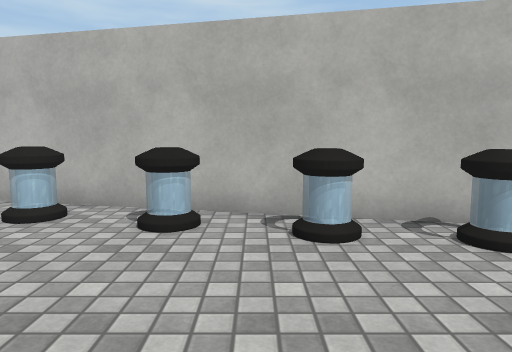
View 1 (above)

18 first-person views from a walk through a Unity game level. The camera is 1.2 m above the floor, tilts 6° down and sees 70° across. The floor is counted in squares, 1 m on a side. Each view is taken from the middle of a square. On the plan, view 1 faces up. The plan holds only what a view shows up to about 15 squares ahead; the rest is blank. The player character is not drawn. Surface patterns are stand-ins for the level's own textures.

View 2
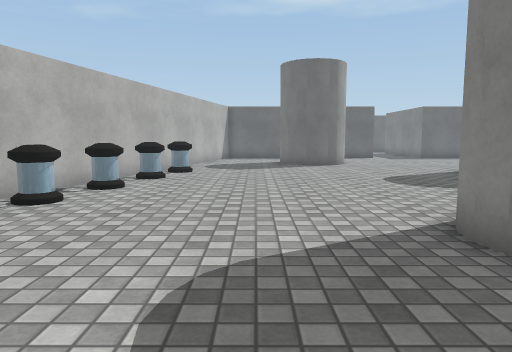

View 3
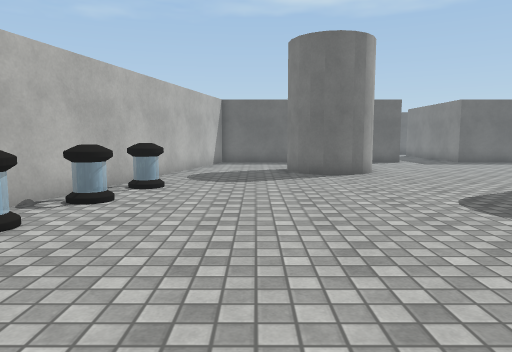

View 4
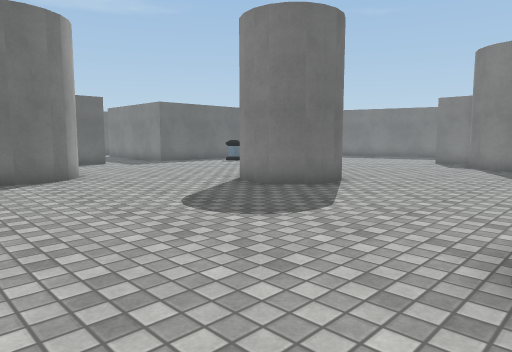

View 5
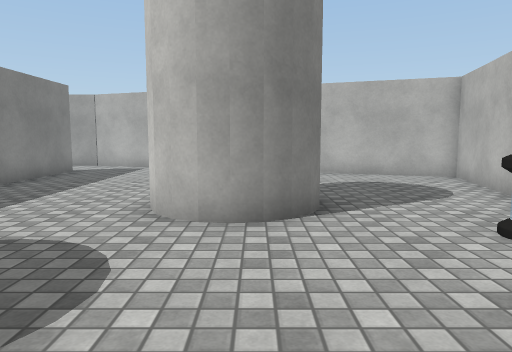

View 6
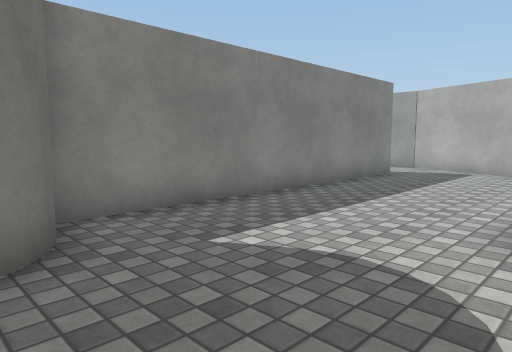

View 7
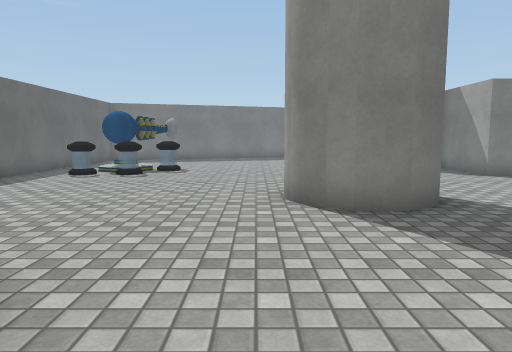

View 8
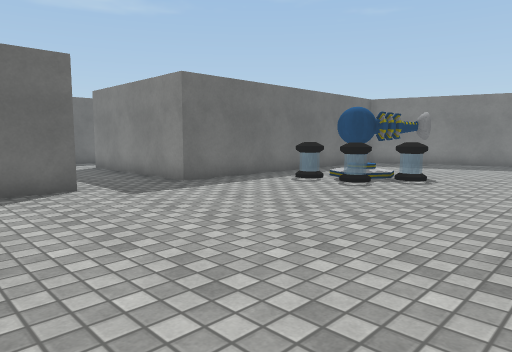

View 9
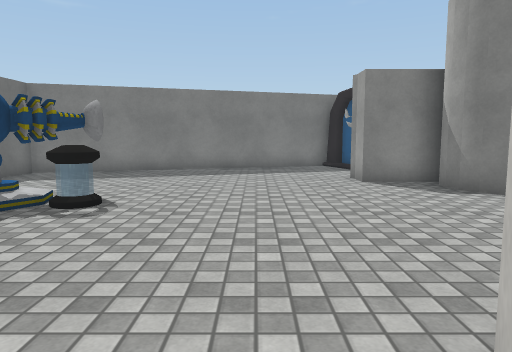

View 10
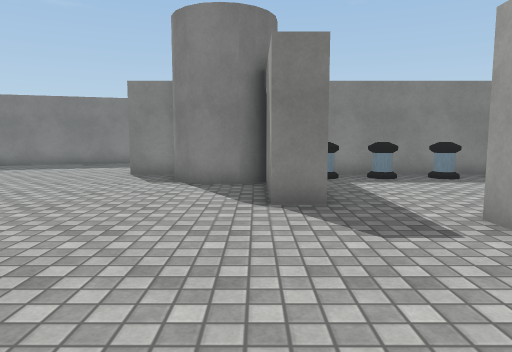

View 11
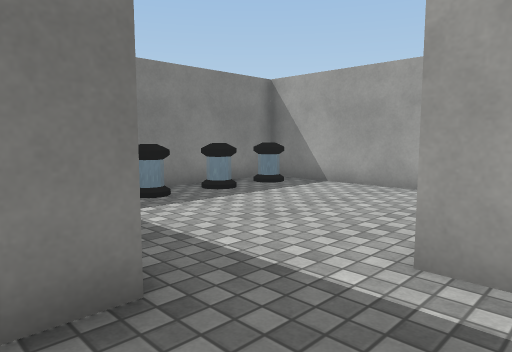

View 12
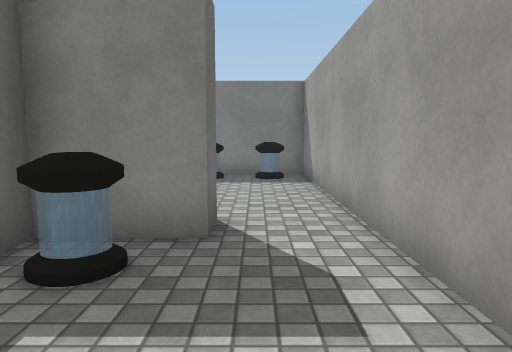

View 13
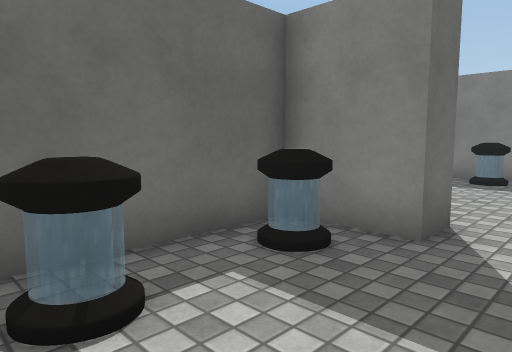

View 14
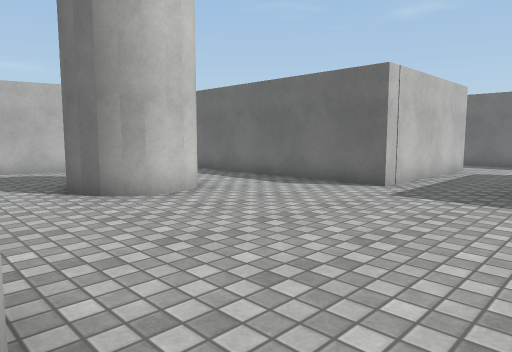

View 15
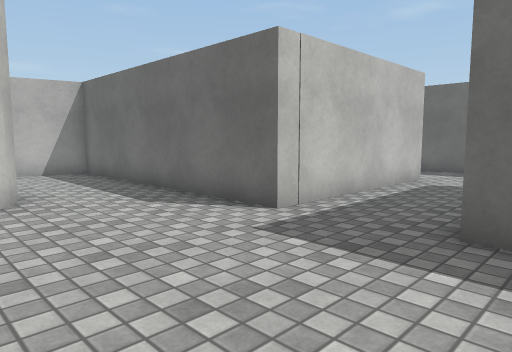

View 16
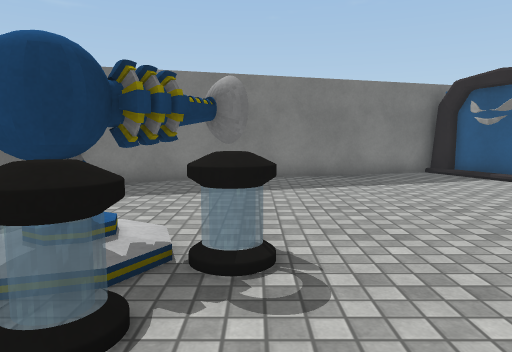

View 17
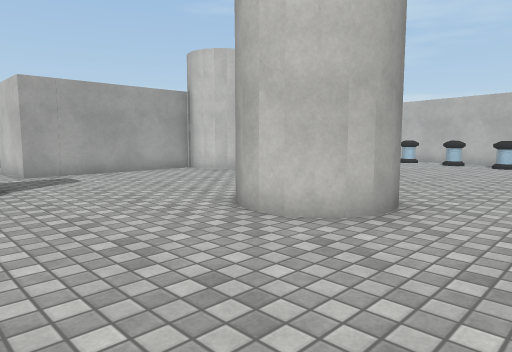

View 18
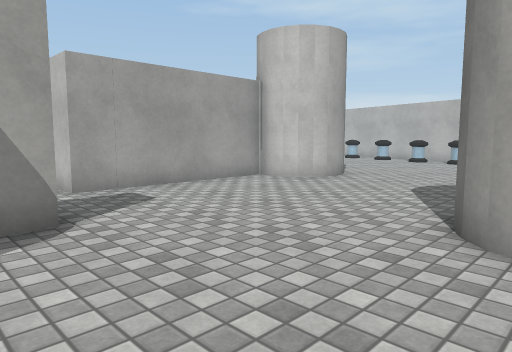

### Floor plan
Ten units are one square. View 1 is at (0, 0); x grows to the right and y downward. Boxes are objects, and circles mark ways between rooms. Rooms are numbered by the first view taken in them; rooms with no view inside come last. Other rooms are left out.
<svg viewBox="-151 -86 421 328">
<path fill="none" stroke="#000" d="M68 73 75 69M65 77 72 70 82 68 90 73 95 81 94 88M64 81 67 75M79 69 86 70M88 71 93 77 94 84M72 97 67 92M91 92 86 97M88 96 84 98 79 99 75 98 68 95 65 88 64 84 65 79M95 86 90 95M15 47 9 54M17 42 12 51 4 55M17 38 16 45M6 54 1 55M-3 54 -3 113M121 37 117 29M16 125 27 125 27 154M125 40 118 33 117 24M117 26 118 19M1 25 6 26 13 29 16 35 16 40M118 22 120 18 123 14 127 12M130 42 123 38M134 42 127 41M-13 36 -10 29 -3 26 4 25M-11 31 -7 28M139 40 132 41M36 153 43 154M50 157 54 166M32 154 41 153 48 156 51 159M143 37 137 41M53 164 54 168 53 173M146 31 144 35 141 39M50 179 71 179 71 188M-43 -8 -47 -4 -51 -2M-41 -12 -44 -5M-42 -24 -40 -14M-44 -28 -40 -19 -42 -9M-52 -31 -47 -29 -43 -25M67 237 176 204 176 98 239 98M239 69 176 69 176 -16 -50 -69M-120 45 -15 45M-64 -72 -101 -81 -115 -42M-134 14 -146 47 -146 58M265 80 265 59M145 143 149 142 152 144M-56 81 -56 115M-34 113 -34 103 -13 103 -13 65M-3 113 -34 113M-56 115 -56 179 8 179"/>
<rect x="-45" y="-65" width="20" height="20" fill="#bbb"><title>other object</title></rect>
<rect x="-15" y="-55" width="10" height="10" fill="#bbb"><title>other object</title></rect>
<rect x="5" y="-55" width="10" height="20" fill="#bbb"><title>other object</title></rect>
<rect x="15" y="-45" width="20" height="10" fill="#bbb"><title>other object</title></rect>
<rect x="35" y="-45" width="20" height="20" fill="#bbb"><title>other object</title></rect>
<rect x="55" y="205" width="20" height="30" fill="#bbb"><title>other object</title></rect>
<rect x="65" y="-35" width="10" height="10" fill="#bbb"><title>other object</title></rect>
<rect x="85" y="-35" width="10" height="20" fill="#bbb"><title>other object</title></rect>
<rect x="125" y="145" width="20" height="20" fill="#bbb"><title>other object</title></rect>
<rect x="125" y="135" width="20" height="20" fill="#bbb"><title>other object</title></rect>
<rect x="135" y="125" width="10" height="10" fill="#bbb"><title>other object</title></rect>
<rect x="145" y="125" width="20" height="10" fill="#bbb"><title>other object</title></rect>
<rect x="-35" y="85" width="20" height="10" fill="#bbb"><title>other object</title></rect>
<rect x="-35" y="65" width="20" height="10" fill="#bbb"><title>other object</title></rect>
<rect x="-55" y="165" width="20" height="10" fill="#bbb"><title>other object</title></rect>
<rect x="-35" y="165" width="20" height="10" fill="#bbb"><title>other object</title></rect>
<rect x="-15" y="165" width="20" height="10" fill="#bbb"><title>other object</title></rect>
<rect x="5" y="165" width="10" height="10" fill="#bbb"><title>other object</title></rect>
<circle cx="10" cy="120" r="3" fill="#2a7"/>
<circle cx="-45" cy="105" r="3" fill="#2a7"/>
<text x="60" y="70">1</text>
<text x="-40" y="80">2</text>
<text x="-20" y="150">3</text>
</svg>
Room 1 opens to room 3. Room 2 opens to room 3.

Where each view was taken, in squares from view 1:
view 1: 0 up, 0 right, facing up
view 2: 0 up, 4 left, facing right
view 3: 0 up, 0 right, facing right
view 4: 0 up, 1 right, facing down-right
view 5: 2 up, 1 right, facing left
view 6: 1 up, 0 right, facing down-left
view 7: 1 down, 10 right, facing down
view 8: 4 down, 9 right, facing down-right
view 9: 8 down, 10 right, facing down
view 10: 6 down, 3 right, facing down
view 11: 10 down, 3 right, facing down-left
view 12: 6 down, 4 left, facing down
view 13: 6 down, 5 left, facing down-right
view 14: 11 down, 9 right, facing up-right
view 15: 11 down, 13 right, facing up-right
view 16: 11 down, 13 right, facing down
view 17: 14 down, 12 right, facing up-left
view 18: 14 down, 8 right, facing up-left
